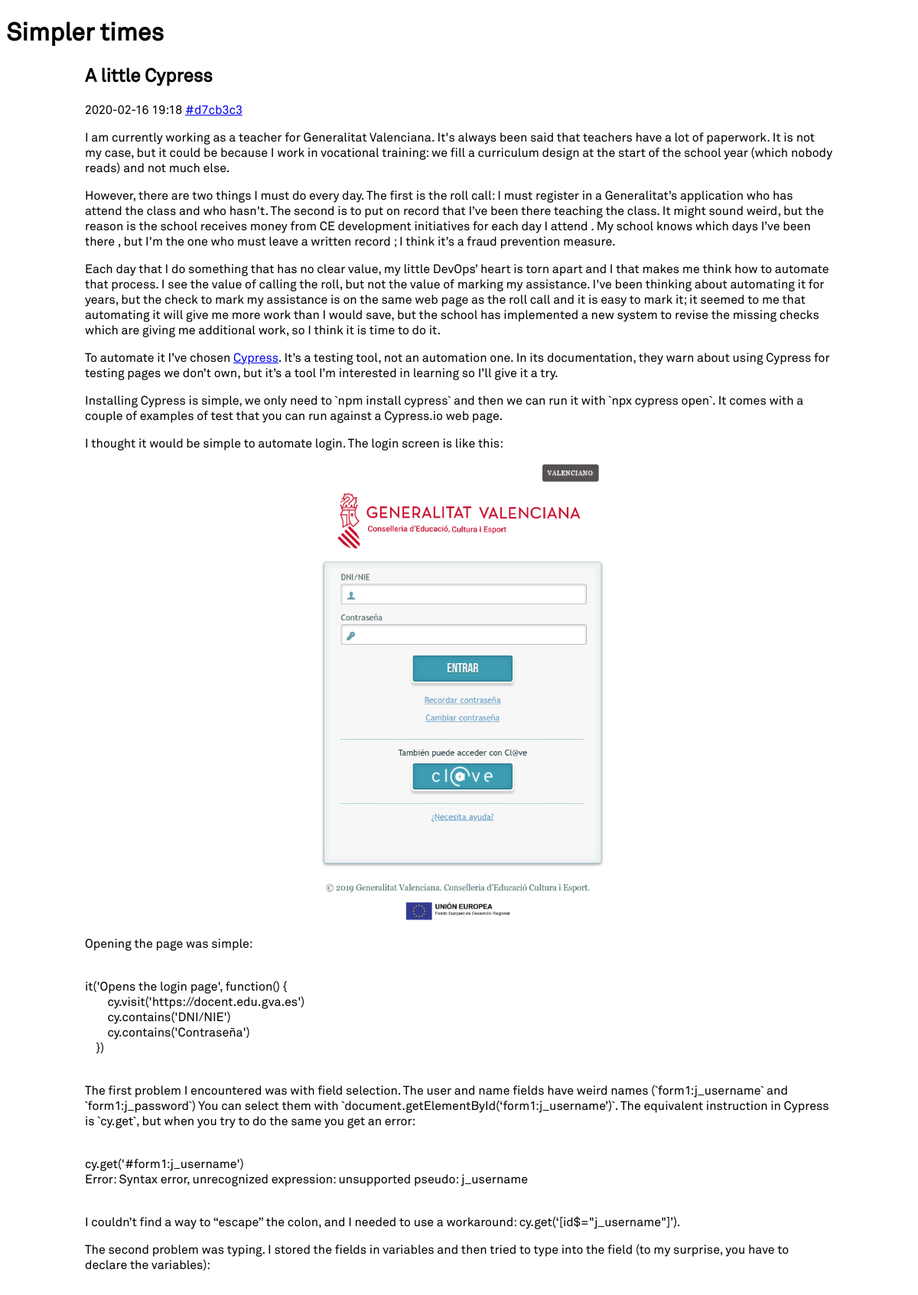
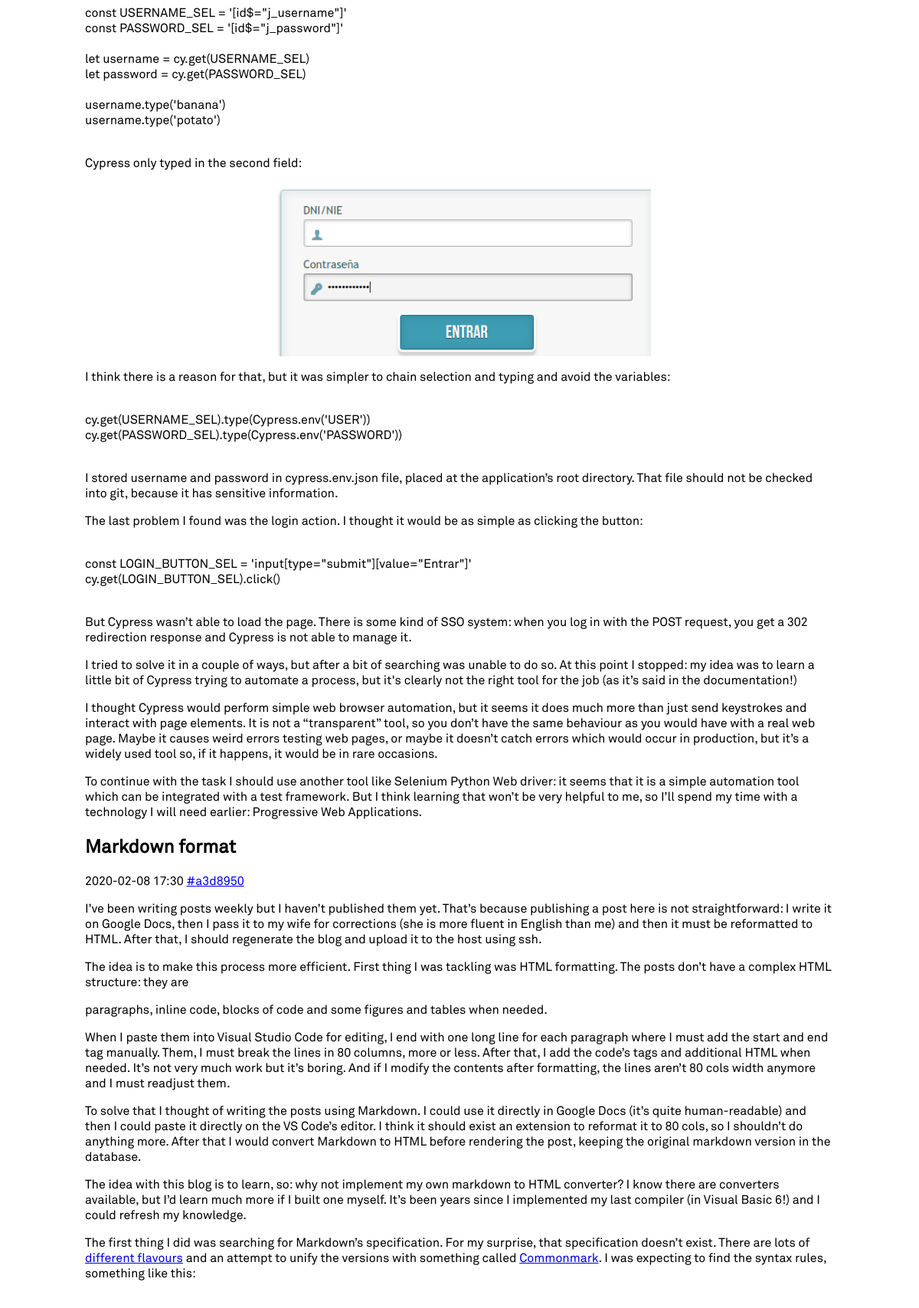
The page / (upper part) on the database its author committed (2 pictures, top to bottom).
### tables this page shows
CREATE TABLE "Posts" (
	`title`	TEXT NOT NULL,
	`creation_datetime`	TEXT NOT NULL,
	`content`	TEXT,
	`commit`	INTEGER
);

### simplertimes/__init__.py (the view)
    @app.route('/')
    def root():
        from simplertimes.posts import PostsRepository
        pr = PostsRepository(get_db())
        return render_template('/index.html', posts=pr.home_posts())

### simplertimes/__init__.py (called while the page is built)
def create_app(test_config=None):
    app = Flask(__name__, instance_relative_config=True)
    app.config.from_object('config')
    @app.after_request
    def after_request(response):
        close_db()
        return response
    @app.route('/admin/<_>')
    def admin(_=None):
        return 'pass'
    @app.route('/')
    def root():
        from simplertimes.posts import PostsRepository
        pr = PostsRepository(get_db())
        return render_template('/index.html', posts=pr.home_posts())
    return app

### simplertimes/db.py (called while the page is built)
def get_db():
    if 'db' not in g:
        g.db = SQLite3DB(current_app.config['DATABASE'])
    return g.db

### simplertimes/posts/post_factory.py (called while the page is built)
def value_of(field_names, row, field):
    try:
        return row[field_names.index(field)]
    except ValueError:
        return None

    @staticmethod
    def from_sqlite3_row(cursor, row):
        field = lambda x: value_of(field_names, row, x)
        field_names = list(map(lambda x:x[0], cursor.description))
        return Post(
            title = field('title'),
            date = field('creation_datetime'),
            content = field('content'),
            commit = field('commit'),
        )

### simplertimes/posts/posts_repository.py (called while the page is built)
    def home_posts(self):
        cursor = self.db.query(
            '''
            SELECT * FROM Posts
            ORDER BY date(Posts.creation_datetime) desc
            '''
            ,factory = PostFactory.from_sqlite3_row)
        return cursor

### simplertimes/sqlite3db.py (called while the page is built)
    def __db(self):
        if not self.__db_conn:
            self.__db_conn = sqlite3.connect(
                self.__db_path,
                detect_types=sqlite3.PARSE_DECLTYPES
            )
            self.__db_conn.row_factory = sqlite3.Row
        return self.__db_conn

    def close(self):
        if self.__db_conn is not None:
            self.__db_conn.close()

    def query(self, query, args=(), one=False, factory=sqlite3.Row):
        self.__db().row_factory = factory
        cur = self.__db().execute(query, args)
        if one:
            rv = c.fetchone()
            row = rv[0] if rv else None
        else:
            rv = cur.fetchall()
        cur.close()
        return row if one else rv

### simplertimes/templates/index.html
{% extends "base.html" %}
{% block content %}
<main>
{% for post in posts %}
    {% include "post.html" %}
{% endfor %}
</main>
{% endblock %}

### simplertimes/templates/base.html (shortened to what this page needs)
<!DOCTYPE html>
<html lang="en">
<head>
    <link rel="stylesheet" href="{{ url_for('static', filename='style.css') }}">
    <link rel="stylesheet"
      href="//cdn.jsdelivr.net/gh/highlightjs/cdn-release@9.17.1/build/styles/default.min.css">
</head>
<body>
<header><h1>Simpler times</h1></header>
{% block content %}
{% endblock %}
</body>

### simplertimes/templates/post.html
{% from '_helpers.html' import commit_url %}
<article>
    <h1>{{ post.title }}</h1>
    <p class="post_datetime">
        {{ post.date }}
        {{ commit_url(post.commit) }}
    </p>
    {{ post.content | safe }}
</article>

### simplertimes/templates/_helpers.html
{% macro commit_url(commit) %}
    {% if commit %}
        <a href='{{ config.REPOSITORY }}/tree/{{ commit }}'>#{{ commit }}</a>
    {% endif %}
{% endmacro %}

### simplertimes/static/style.css (style rules this page uses)
* { font-family: 'Akkurat', Arial, sans-serif; }
main { max-width: 978px; margin: 0 auto; }

### rows shown on the page
Posts: title "A little Cypress", date "2020-02-16 19:18", commit "d7cb3c3", content "I am currently working as a teacher for Generalitat Valenciana. It's always been said that teachers have a lot of paperwork. It is not my case, but it could be because I work in vocational training: we fill a curriculum design at the start of the school year (which nobody reads) and not much else. However, there are two things I must do every day. The first is the roll call: I must register in a Generalitat’s application who has attend the class and who hasn't. The second is to put on record that I’ve been there teaching the class. It might sound weird, but the reason is the school receives money from CE development initiatives for each day I attend . My school knows which days I’ve been…", content (picture)
Posts: title "Markdown format", date "2020-02-08 17:30", commit "a3d8950", content "I’ve been writing posts weekly but I haven’t published them yet. That’s because publishing a post here is not straightforward: I write it on Google Docs, then I pass it to my wife for corrections (she is more fluent in English than me) and then it must be reformatted to HTML. After that, I should regenerate the blog and upload it to the host using ssh. The idea is to make this process more efficient. First thing I was tackling was HTML formatting. The posts don’t have a complex HTML structure: they are paragraphs, inline code, blocks of code and some figures and tables when needed. When I paste them into Visual Studio Code for editing, I end with one long line for each paragraph where I…"
